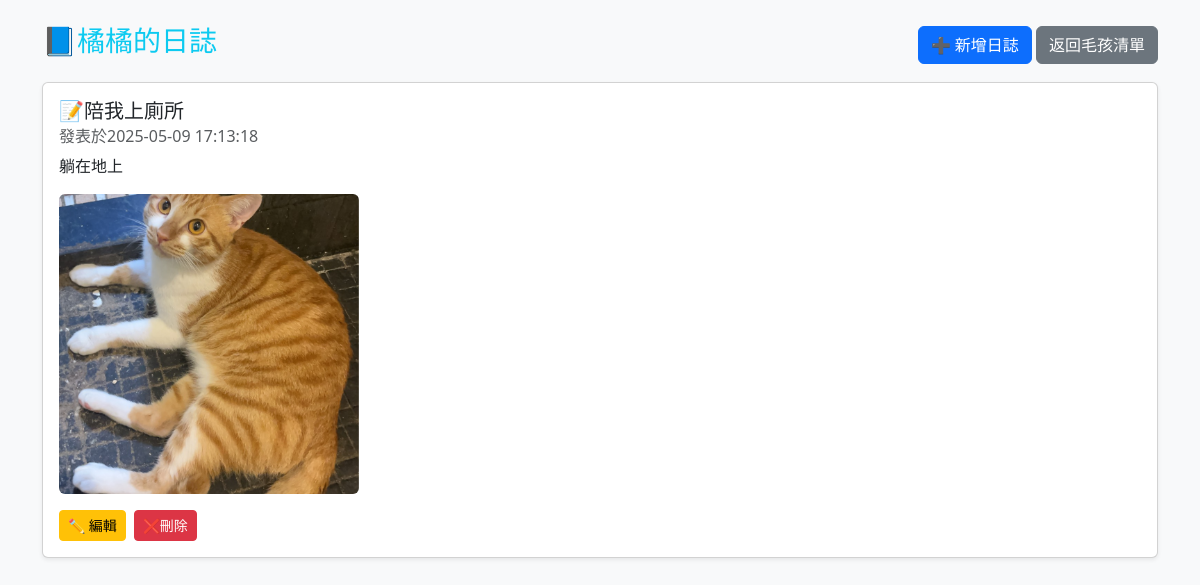
/diary_list.php?pet_id=1 (signed in), run on the app's committed database.
### tables this page shows
CREATE TABLE `pets` (
  `id` int(11) NOT NULL,
  `user_id` int(11) DEFAULT NULL,
  `name` varchar(50) NOT NULL,
  `type` varchar(30) DEFAULT NULL,
  `gender` enum('公','母') DEFAULT NULL,
  `birth_date` date DEFAULT NULL,
  `photo_path` varchar(255) DEFAULT NULL,
  `created_at` datetime DEFAULT current_timestamp()
);

CREATE TABLE `pet_diary` (
  `id` int(11) NOT NULL,
  `pet_id` int(11) DEFAULT NULL,
  `date` date DEFAULT NULL,
  `title` varchar(100) DEFAULT NULL,
  `content` text DEFAULT NULL,
  `image_path` varchar(255) DEFAULT NULL,
  `created_at` datetime DEFAULT current_timestamp()
);

### diary_list.php (the view, shortened to what this page needs)
<?php
include "pdo.php";
$pet_id = $_GET["pet_id"] ?? null;
$sql = "select * from pets where id =? and user_id = ?";
$stmt = $conn->prepare($sql);
$stmt->execute([$pet_id, $_SESSION["user_id"]]);
$pet = $stmt->fetch();
$sql = "select * from pet_diary where pet_id=? order by created_at desc";
$stmt = $conn->prepare($sql);
$stmt->execute(["$pet_id"]);
$diaries = $stmt->fetchAll(PDO::FETCH_ASSOC);
?>
<!DOCTYPE html>
<html lang="en">
<head>
    <link href="https://cdn.jsdelivr.net/npm/bootstrap@5.3.3/dist/css/bootstrap.min.css" rel="stylesheet">
</head>
<body class="bg-light">
    <div class="container mt-4">
        <div class="d-flex justify-content-between align-items-center mb-3">
            <h3 class="text-info">📘<?= $pet["name"] ?>的日誌</h3>
            <div class="d-felx gap-2">
                <a href="diary_add.php?pet_id=<?= $pet['id'] ?>" class="btn btn-primary">➕ 新增日誌</a>
                <a href="pets.php" class="btn btn-secondary">返回毛孩清單</a>
            </div>
        </div>
        <?php if (empty($diaries)): ?>
            <div class="alert alert-info">目前還沒有任何日誌喔，快幫 <?= $pet['name'] ?> 寫一篇吧</div>
        <?php else: ?>
            <?php foreach ($diaries as $diary): ?>
                <div class="card mb-3 shadow-sm">
                    <div class="card-body">
                        <h5 class="card-title">📝<?= $diary["title"] ?></h5>
                        <h6 class="card-subtitle text-muted mb-2">發表於<?= $diary['created_at'] ?></h6>
                        <p class="card-text"><?= nl2br($diary["content"])  ?></p>
                        <?php if (!empty($diary["image_path"])): ?>
                            <img src="<?= $diary['image_path'] ?>" class="img-fluid rounded" style="max-height: 300px; width:300px; object-fit: cover;">
                        <?php endif; ?>
                        <div class="mt-3 d-flex gap-2">
                            <a href="diary_edit.php?id=<?= $diary['id'] ?>" class="btn btn-sm btn-warning">✏️ 編輯</a>
                            <form action="api.php?do=delete_diary" method="post" style="display:inline" onsubmit="return confirm('確定要刪除這篇日誌嗎？')">
                                <button class="btn btn-sm btn-danger">❌刪除</button>
                            </form>
                        </div>
                    </div>
                </div>
            <?php endforeach; ?>
        <?php endif; ?>
</html>

### data on the page
pets: name "橘橘"
pet_diary: title "陪我上廁所", created_at "2025-05-09 17:13:18", content "躺在地上", image_path (picture)
